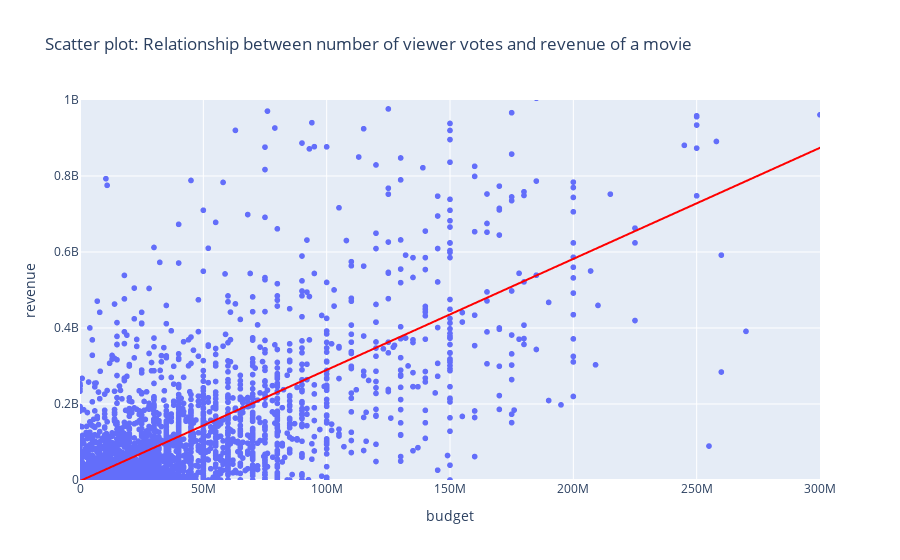

This figure's notebook cell:
### Code cell
# Scatter plot: Relationship between budget and revenue of a movie
px.scatter(df, x="budget", y="revenue", range_x=[0, 300000000], range_y=[0, 1000000000],
           title="Scatter plot: Relationship between number of viewer votes and revenue of a movie",
           trendline="ols", trendline_color_override="red")

### Figure 1 — Plotly figure (JSON) as saved in the notebook; plotly's stock layout.template omitted (floating-point values rounded to 4 significant figures; data arrays with more than 128 entries replaced by an {"elided": "..."} marker saying what was removed)
{"data": [{"hovertemplate": "budget=%{x}<br>revenue=%{y}<extra></extra>", "legendgroup": "", "marker": {"color": "#636efa", "symbol": "circle"}, "mode": "markers", "name": "", "showlegend": false, "type": "scattergl", "x": {"elided": "4775 int values"}, "xaxis": "x", "y": {"elided": "4775 int values"}, "yaxis": "y"}, {"hovertemplate": "<b>OLS trendline</b><br>revenue = 2.92295 * budget + -2.65001e+06<br>R<sup>2</sup>=0.533406<br><br>budget=%{x}<br>revenue=%{y} <b>(trend)</b><extra></extra>", "legendgroup": "", "line": {"color": "red"}, "marker": {"color": "#636efa", "symbol": "circle"}, "mode": "lines", "name": "", "showlegend": false, "type": "scattergl", "x": {"elided": "4775 int values"}, "xaxis": "x", "y": {"elided": "4775 float values"}, "yaxis": "y"}], "layout": {"legend": {"tracegroupgap": 0}, "title": {"text": "Scatter plot: Relationship between number of viewer votes and revenue of a movie"}, "xaxis": {"anchor": "y", "domain": [0, 1], "range": [0, 300000000], "title": {"text": "budget"}}, "yaxis": {"anchor": "x", "domain": [0, 1], "range": [0, 1000000000], "title": {"text": "revenue"}}}}
